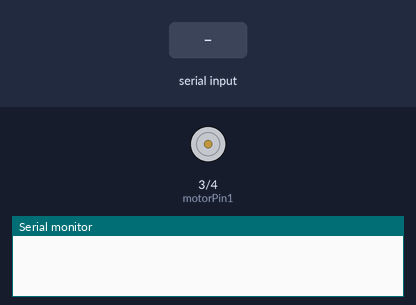
This sketch was run on a simulated Arduino Uno, built with avr-gcc and run on an emulated ATmega328P. On the bench: motor-driver pin pairs drawn as motors (green arrow = first pin HIGH = forward, orange = second pin HIGH = backward, longer = more drive, scaled by the enable pin), the last lines printed to the serial monitor. Inputs (shaded band) come from the test bench.

Above: at 1.2 s.
1.3 s: "1" received over Serial
At 1.6 s:
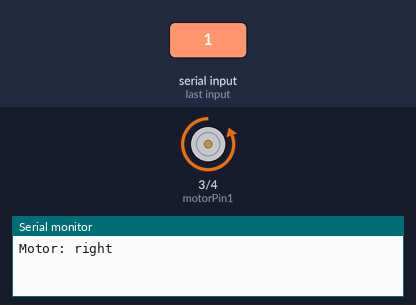
2.8 s: "2" received over Serial
At 4.0 s:
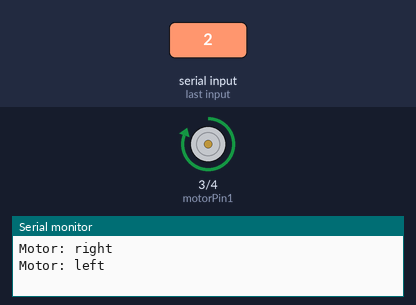
4.3 s: "0" received over Serial
At 5.1 s:
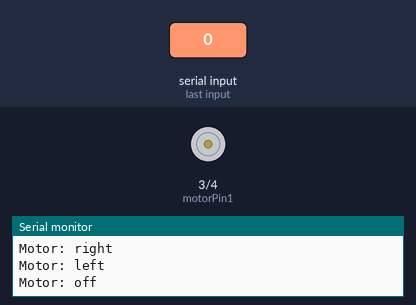
Timing chart, 0 to 7.3 s (numbered marks = the images above; inputs shaded):
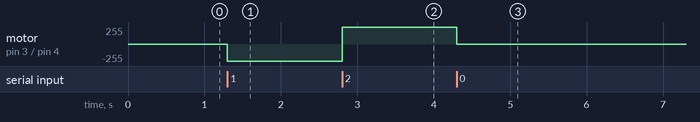

The sketch:

bluetoothcontrolledbot.ino
```cpp
int motorPin1 = 3; // pin 2 on L293D IC
int motorPin2 = 4; // pin 7 on L293D IC
int enablePin = 5; // pin 1 on L293D IC
int state;
int flag=0;        //makes sure that the serial only prints once the state

void setup() {
    // sets the pins as outputs:
    pinMode(motorPin1, OUTPUT);
    pinMode(motorPin2, OUTPUT);
    pinMode(enablePin, OUTPUT);
    // sets enablePin high so that motor can turn on:
    digitalWrite(enablePin, HIGH);
    // initialize serial communication at 9600 bits per second:
    Serial.begin(9600);
}

void loop() {
    //if some date is sent, reads it and saves in state
    if(Serial.available() > 0){
      state = Serial.read();
      flag=0;
    }
    // if the state is '0' the DC motor will turn off
    if (state == '0') {
        digitalWrite(motorPin1, LOW); // set pin 2 on L293D low
        digitalWrite(motorPin2, LOW); // set pin 7 on L293D low
        if(flag == 0){
          Serial.println("Motor: off");
          flag=1;
        }
    }
    // if the state is '1' the motor will turn right
    else if (state == '1') {
        digitalWrite(motorPin1, LOW); // set pin 2 on L293D low
        digitalWrite(motorPin2, HIGH); // set pin 7 on L293D high
        if(flag == 0){
          Serial.println("Motor: right");
          flag=1;
        }
    }
    // if the state is '2' the motor will turn left
    else if (state == '2') {
        digitalWrite(motorPin1, HIGH); // set pin 2 on L293D high
        digitalWrite(motorPin2, LOW); // set pin 7 on L293D low
        if(flag == 0){
          Serial.println("Motor: left");
          flag=1;
        }
    }
}
```

Measured:
- after the input at 1.3 s, motor on pin 3 (motorPin1) / pin 4 (motorPin2): stopped → backward 255/255 at once
- after the input at 2.8 s, motor on pin 3 (motorPin1) / pin 4 (motorPin2): backward 255/255 → forward 255/255 at once
- after the input at 4.3 s, motor on pin 3 (motorPin1) / pin 4 (motorPin2): forward 255/255 → stopped at once
